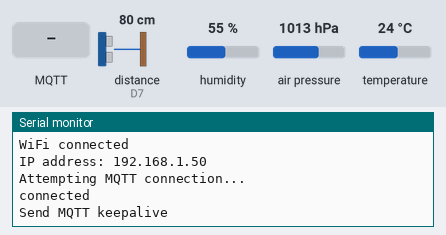
A sketch run on a simulated ESP8266 (Wemos D1 mini). Parts: the last lines printed to the serial monitor. The test bench sets the inputs (shaded band); at power-on: distance to the obstacle (sensor on D7) 80 cm, humidity 55 %, air pressure 1013 hPa, temperature 24 °C. The echo pulse lasts 58.3 µs per cm; WiFi joins after 1.5 s; servers stay silent unless stated; random numbers use the default seed unless the sketch sets one; no MQTT or app messages arrive unless stated. At 18.8 s the program restarts the board; the recording ends there.

Above: at 12.7 s.
12.8 s: MQTT message "ON" arrives on the first subscribed topic
At 13.1 s:
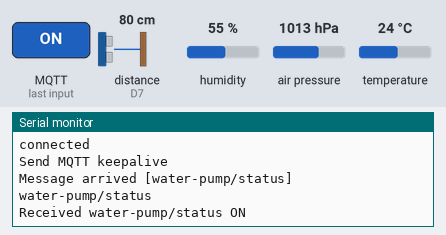
14.3 s: MQTT message "0" arrives on the first subscribed topic
At 15.4 s:
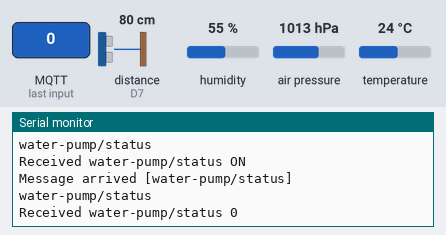
15.8 s: MQTT message "on" arrives on the first subscribed topic
At 16.4 s:
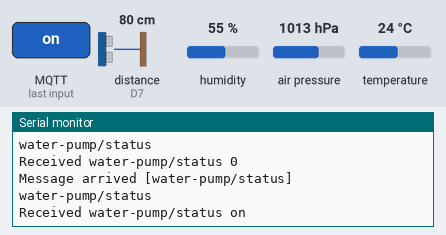
17.3 s: MQTT message "ON" arrives on the second subscribed topic
At 18.5 s:
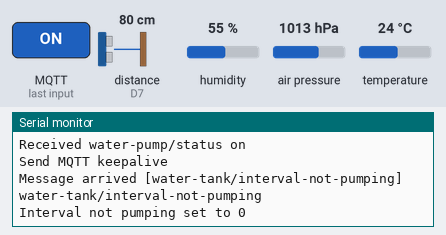

The sketch:

wemos-water-tank-controller.ino
```cpp
#include "connectionDetails.h"
#include <ESP8266WiFi.h>
#include <PubSubClient.h>
#include <Wire.h>
#include <Adafruit_Sensor.h>
#include <Adafruit_BME280.h>
#include <ArduinoJson.h>

#define echoPin D7 // Echo Pin
#define trigPin D6 // Trigger Pin

WiFiClient espClient;
PubSubClient client(espClient);

//Weather
#define SEALEVELPRESSURE_HPA (1021)
Adafruit_BME280 bme;
float temperature, humidity, pressure, altitude;

unsigned long recordSecondsForKeepAlive = 0;
unsigned long recordSecondsForReadingInterval = 0;
int keepAliveInterval = 5000;
const char* waterTankAvailabilityTopic = "water-tank/availability";
const char* waterPumpStatusTopic = "water-pump/status";
const char* waterTankLevelTopic = "water-tank/level";
const char* waterTankIntervalNotPumpingTopic = "water-tank/interval-not-pumping";
const char* waterTankRestartTopic = "water-tank/restart";
const char* waterTankWeatherTopic = "water-tank/weather";

String waterPumpStatus = "OFF";
boolean startMode = true;

int readingIntervalPumping = 10000;
//Default sensor reading interval when water pump is not on is set to 10 minutes, however this can be set over MQTT.
int readingIntervalNotPumping = 600000;

void setupWifi() {
  delay(10000);
  // Set hostname
  WiFi.hostname("water-tank-controller");
  // Start by connecting to a WiFi network
  Serial.println("Connecting to: " + String(ssid));
  WiFi.begin(ssid, password);

  while (WiFi.status() != WL_CONNECTED) {
    delay(500);
    Serial.print(".");
  }
  Serial.println("\nWiFi connected");
  Serial.print("IP address: ");
  Serial.println(WiFi.localIP());
}

void callback(char* topic, byte* payload, unsigned int length) {
  Serial.println("Message arrived [" + String(topic) + "]");
  Serial.println(topic);
  if (strcmp(topic, waterPumpStatusTopic) == 0) {
    waterPumpStatus = "";
    for (int i = 0; i < length; i++) {
      waterPumpStatus += (char)payload[i];
    }
    Serial.println("Received " + String(waterPumpStatusTopic) + " " + waterPumpStatus);
  } else if (strcmp(topic, waterTankIntervalNotPumpingTopic) == 0) {
    String intervalNotPumping = "";
    for (int i = 0; i < length; i++) {
      intervalNotPumping += (char)payload[i];
    }
    readingIntervalNotPumping = intervalNotPumping.toInt() * 60000;
    Serial.println("Interval not pumping set to " + String(readingIntervalNotPumping));
  } else if (strcmp(topic, waterTankRestartTopic) == 0) {
    ESP.restart();
  }
}

void reconnect() {
  // Loop until we're reconnected
  while (!client.connected()) {
    Serial.println("Attempting MQTT connection...");
    // Create a random client ID
    String clientId = "ESP8266Client-";
    clientId += String(random(0xffff), HEX);
    // Attempt to connect
    if (client.connect(clientId.c_str(), mqttUser, mqttPassword)) {
      Serial.println("connected");
      client.subscribe(waterPumpStatusTopic);
      client.subscribe(waterTankIntervalNotPumpingTopic);
      client.subscribe(waterTankRestartTopic);
    } else {
      Serial.print("failed, rc=");
      Serial.print(client.state());
      Serial.println(" try again in 5 seconds");
      // Wait 5 seconds before retrying
      delay(5000);
    }
  }
}

void readWeatherData() {
  temperature = bme.readTemperature();
  humidity = bme.readHumidity();
  pressure = bme.readPressure() / 100.0F;
  altitude = bme.readAltitude(SEALEVELPRESSURE_HPA);

  // DEBUG MESSAGES - UNCOMMENT TO TROUBLESHOOT
//  Serial.print("Temperature");
//  Serial.println(temperature);
//  Serial.print("humidity");
//  Serial.println(humidity);
//  Serial.print("pressure");
//  Serial.println(pressure);
//  Serial.print("altitude");
//  Serial.println(altitude);

  StaticJsonDocument<200> doc;
  doc["temperature"] = temperature;
  doc["humidity"] = humidity;
  doc["pressure"] = pressure;
  doc["altitude"] = altitude;
  String output;
  serializeJson(doc, output);
  client.publish(waterTankWeatherTopic, output.c_str());
}

void setup()
{
  bme.begin(0x76);
  Serial.begin (9600);
  pinMode(trigPin, OUTPUT);
  pinMode(echoPin, INPUT);
  setupWifi();
  client.setServer(mqttServer, 1883);
  client.setCallback(callback);
}

int measureDistance()
{
  digitalWrite(trigPin, LOW);
  delayMicroseconds(2);
  digitalWrite(trigPin, HIGH);
  delayMicroseconds(15);
  digitalWrite(trigPin, LOW);
  long duration = pulseIn(echoPin, HIGH);
  //Calculate the distance (in cm) based on the speed of sound.
  return duration / 58.2;
}

void keepAlive() {
  if ((millis() - recordSecondsForKeepAlive) >= keepAliveInterval) {
    Serial.println("Send MQTT keepalive");
    client.publish(waterTankAvailabilityTopic, "ON");
    recordSecondsForKeepAlive = millis();
    readWeatherData();
  }
}

void loop() {
  if (!client.connected()) {
    reconnect();
  }
  client.loop();

  if (waterPumpStatus == "ON") {
    if ((millis() - recordSecondsForReadingInterval) >= readingIntervalPumping) {
      client.publish(waterTankLevelTopic, String(measureDistance()).c_str());
      recordSecondsForReadingInterval = millis();
    }
  } else {
    if ((millis() - recordSecondsForReadingInterval) >= readingIntervalNotPumping) {
      client.publish(waterTankLevelTopic, String(measureDistance()).c_str());
      recordSecondsForReadingInterval = millis();
    }
  }
  keepAlive();
}
```

connectionDetails-example.h
```cpp
const char* ssid = "<Enter the WiFi SSID here>";
const char* password = "<Enter the passkey to join the WiFi network>";
const char* mqttServer = "<Enter the MQTT broker IP here>";
const char* mqttUser = "<Enter the MQTT username to authenticate with the MQTT broker>";
const char* mqttPassword = "<Enter the MQTT password to authenticate with the MQTT broker>";
```

Measured:
- after the input at 12.8 s, the serial monitor: prints a new line at once (image 1)
- after the input at 14.3 s, the serial monitor: prints a new line at once (image 2)
- after the input at 15.8 s, the serial monitor: prints a new line at once (image 3)
- after the input at 17.3 s, the serial monitor: prints a new line at once (image 4)
